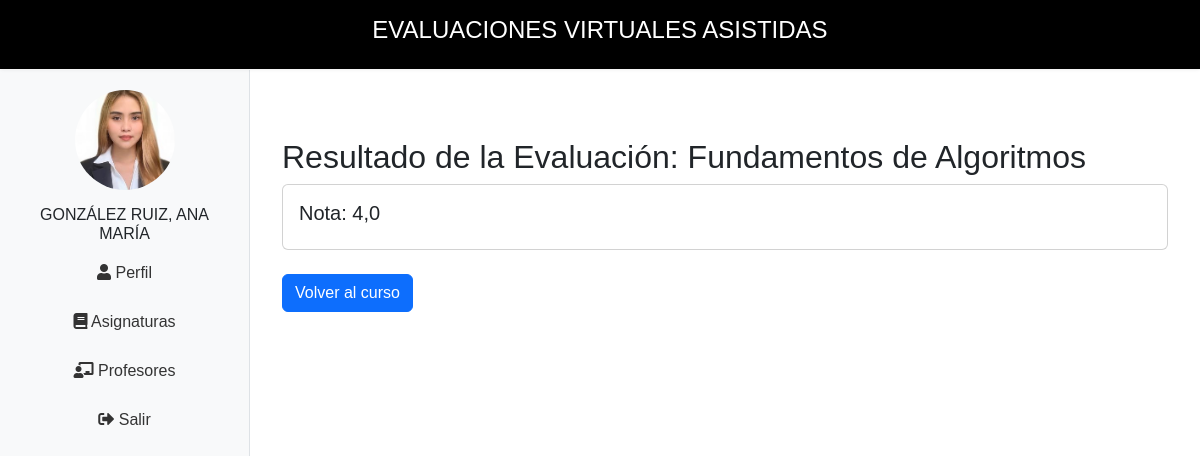
Screenshot of /portalEstudiante/evaluacion/11/resultado/ (signed in) with the database file from the repository.
### webApp/models.py (models this page shows, shortened)
class Evaluaciones(models.Model):
    curso=models.ForeignKey(Curso, on_delete=models.CASCADE)
    docente=models.ForeignKey(Docente, on_delete=models.CASCADE)
    nombre_Evaluacion=models.CharField(max_length=50, null=True, blank=True)
    numPreguntas=models.IntegerField(validators = [validate_nota])
    fecha_creacion = models.DateTimeField(auto_now_add=True)
    fecha_fin = models.DateTimeField(null=True, blank=True)
    duracion = models.IntegerField(help_text="Duración del examen en minutos", null=True, blank=True)
    class Meta:
        verbose_name='evaluacion'
        verbose_name_plural='evaluaciones'
        db_table='evaluaciones'

class Calificaciones(models.Model):
    estudiante=models.ForeignKey(Estudiante,on_delete=models.CASCADE)
    curso=models.ForeignKey(Curso, on_delete=models.CASCADE)
    evaluacion=models.ForeignKey(Evaluaciones,on_delete=models.CASCADE)
    nota=models.FloatField(validators=[validate_nota])

### portalEstudiante/views.py (the view)
# urls.py: path('evaluacion/<int:evaluacion_id>/resultado/', resultado_evaluacion, name='resultado_evaluacion'),
@login_required
def resultado_evaluacion(request, evaluacion_id):
    evaluacion = get_object_or_404(Evaluaciones, pk=evaluacion_id)
    calificacion = Calificaciones.objects.filter(
        estudiante=request.user.estudiante,
        evaluacion=evaluacion
    ).first()
    context = {
        'evaluacion': evaluacion,
        'calificacion': calificacion,
    }
    return render(request, 'Asignaturas/resultado_evaluacion.html', context)

### portalEstudiante/context_processors.py (called while the page is built)
def nombre_estudiante(request):
    if request.user.is_authenticated:
        try:
            estudiante = request.user.estudiante
            nombre_completo = estudiante.nombre_completo()
            foto_url = estudiante.foto.url if estudiante.foto else None
            return {'nombre_estudiante': nombre_completo, 'foto_estudiante': foto_url}
        except Estudiante.DoesNotExist:
            return {'nombre_estudiante': "USER INVITADO", 'foto_estudiante': None}
    return {'nombre_estudiante': None, 'foto_estudiante': None}

### webApp/models.py (called while the page is built)
    def nombre_completo(self):
        nombre_completo = "{} {}, {}".format(self.apellido_paterno, self.apellido_materno, self.nombres)
        return nombre_completo.upper()

### portalEstudiante/templates/Asignaturas/resultado_evaluacion.html
{% extends "portalEstudiante/base.html" %}
{% load static %}
{% load widget_tweaks %}
{% block content %}
<div class="container mt-5">
    <h2>Resultado de la Evaluación: {{ evaluacion.nombre_Evaluacion }}</h2>
    <div class="row">
        <div class="col-12">
            <div class="card">
                <div class="card-body">
                    {% if calificacion %}
                        <h5 class="card-title">Nota: {{ calificacion.nota }}</h5>
                    {% else %}
                        <h5 class="card-title">No se encontró calificación para esta evaluación.</h5>
                    {% endif %}
                </div>
            </div>
        </div>
    </div>
    <div class="row mt-4">
        <div class="col-12">
            <a href="{% url 'portalEstudiante:curso_detalle' evaluacion.curso.id %}" class="btn btn-primary">Volver al curso</a>
        </div>
    </div>
</div>
{% endblock %}

### portalEstudiante/templates/portalEstudiante/base.html (style rules this page uses)
body { display: flex; flex-direction: column; margin: 0; padding: 0; font-family: Arial, sans-serif; height: 100vh; }

### rows the page displays
Evaluaciones: nombre_Evaluacion "Fundamentos de Algoritmos"
Calificaciones: nota "4,0"

### other values shown
{{ nombre_estudiante }} "GONZÁLEZ RUIZ, ANA MARÍA"
